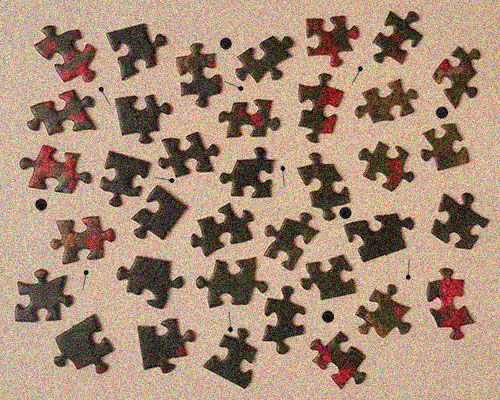
#> input picture assignments/A3-Segmentation/puzzle.jpg, 500 x 400 px
$ jupyter execute MV_A3.ipynb   (shell and % lines are left out)   (older library calls are emulated)
#> lines starting #> are read from the running program, lines starting #| are printed output that depends on the picture; after the words box and inside, x2 and y2 are one past the last pixel; in counts of white or black regions, pixels touching at a corner belong together
# Machine Vision<br>Assignment 3 - Binary image analysis

## Personal details

* **Name(s):** `PUT YOUR NAME(S) HERE.`
* **Student ID(s):** `PUT YOUR STUDENT ID(S) HERE.`

## 1. Introduction

In this assignment, you will need to implement a simple segmentation method. Given an image of a jigsaw puzzle (Figure 1), your goal is to separate the puzzle pieces from the background. In the simplest case, this can be achieved by choosing a global threshold that separates the dark and light pixels. You will choose the threshold both manually and automatically based on the grayscale histogram of the input image. What complicates the problem is that the input image is quite noisy. Furthermore, the image contains small unwanted objects which should be excluded from the segmentation. You will need to perform some preprocessing and postprocessing steps to get satisfactory results.

Let us start by displaying the test image and the corresponding grayscale histogram.

[cell 1]
import cv2
import numpy as np
import matplotlib.pyplot as plt

img = cv2.imread('puzzle.jpg')
#> img is the input picture: shape (400, 500, 3); mean B, G, R 119.2, 140.1, 167
gray = cv2.cvtColor(img, cv2.COLOR_BGR2GRAY)
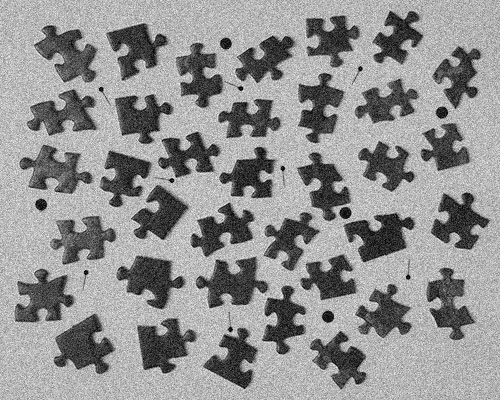
#> gray: shape (400, 500); min 1, max 251, mean 145.7

plt.figure(figsize=(15,5))
plt.subplot(121)
plt.title('Image (gray)')
plt.imshow(gray, cmap='gray')
plt.axis('off')
plt.subplot(122)
plt.title('Grayscale histogram')
h = plt.hist(gray.ravel(),256, density=True)
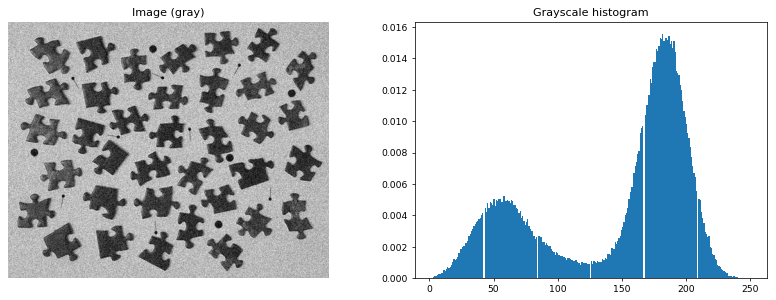
#> figure drawn by matplotlib, 2 panels; panel 2: tallest bar 0.0156 high, from x = 181.7 to 182.6

## 2. Preprocessing

Notice that the image is quite noisy. This will make the segmentation more challenging. Before we continue with the segmentation, we want reduce the effect of the noise. We will use the bilateral filter as it has the property of preserving edges and details.

**2.1. Noise reduction** $\quad$ <font color=red>(0.25 points)</font>

Complete the following code cell. Denoise the image `puzzle.jpg` (gray) with a bilateral filter. Show the filtered image and the corresponding grayscale histogram in the same figure. You can use the OpenCV function __[`bilateralFilter()`](https://docs.opencv.org/2.4/modules/imgproc/doc/filtering.html?highlight=medianblur#bilateralfilter)__. The sample code __[`Binary.ipynb`](https://github.com/jtheikkila/mvis/blob/master/jupyter/Binary.ipynb)__ shows you how to use this function. Experiment with different filter sizes and sigma values. Choose the parameters that you think work the best.

[cell 2]
# ---------- YOUR CODE STARTS HERE -----------

filt = cv2.bilateralFilter(gray,9,30,30)

plt.figure(figsize=(15,6))
plt.subplot(121)
plt.title('Image (filtered)')
plt.imshow(filt, cmap='gray')
plt.axis('off')
plt.subplot(122)
plt.title('Histogram (filtered)')
h2 = plt.hist(filt.ravel(),256, density=True)

# ----------- YOUR CODE ENDS HERE ------------
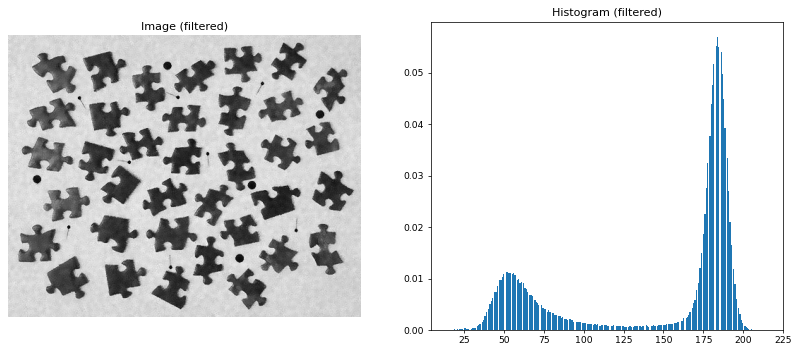
#> figure drawn by matplotlib, 2 panels; panel 2: tallest bar 0.057 high, from x = 183.6 to 184.4

## 3. Segmentation

Now that you have filtered the image, you can continue with the segmentation. A pixel should be classified as foreground if its intensity is less than the threshold value. The challenging part is to choose a good threshold value.

**3.1. How can you use the histogram when choosing the threshold?** $\quad$ <font color=red>(0.25 points)</font>

`REPLACE THIS TEXT WITH YOUR ANSWER.`

**3.2. Threshold the image** $\quad$ <font color=red>(0.25 points)</font>

Complete the following code cell. You should segment the filtered image and display the result. You can use the OpenCV function __[`threshold()`](https://docs.opencv.org/2.4/modules/imgproc/doc/miscellaneous_transformations.html#threshold)__. Again, you may find the sample code __[`Binary.ipynb`](https://github.com/jtheikkila/mvis/blob/master/jupyter/Binary.ipynb)__ useful. Choose the threshold based on the histogram you plotted earlier.

[cell 3]
# ---------- YOUR CODE STARTS HERE -----------

ret,thresh = cv2.threshold(filt,125,255,cv2.THRESH_BINARY_INV)
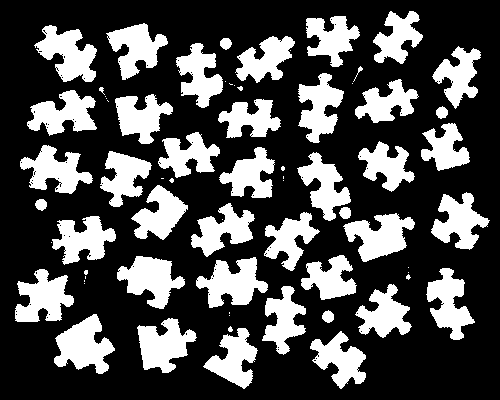
#> thresh: shape (400, 500); 30.5% white; 69 white regions (25 under 20 px), largest, box (x1, y1, x2, y2) and area: (54, 314, 115, 374) 2075, (196, 257, 268, 308) 2013, (34, 25, 97, 82) 1968

plt.figure(figsize=(15,6))
plt.subplot(121)
plt.imshow(filt, cmap='gray')
plt.title('Image (gray)')
plt.axis('off')
plt.subplot(122)
plt.imshow(thresh, cmap='gray')
plt.title('Threshold = 125')
plt.axis('off')

# ----------- YOUR CODE ENDS HERE ------------
# print(ret)

**3.3. Introduction to Otsu's method**

In the previous task, you chose the threshold manually. Otsu's method aims to do this automatically by looking at the histogram. It choses a threshold $t$ that minimizes the within-group variance defined as

$$
\sigma_w^2(t) = q_1(t) \sigma_1^2(t) + q_2(t) \sigma_2^2(t). \qquad (1)
$$

Let us see how the algorithm works. The following code cell computes $\sigma_w^2(t)$ for a single threshold value $t=75$. Run the code and observe the plotted histogram. The histogram has been split into two groups according to the threshold (red line). For both groups, we first compute the sum of histogram values

$$
q_1(t) = \sum_{i=1}^{t} P(i) \qquad q_2(t) = \sum_{i=t+1}^{I} P(i), \qquad (2)
$$

where the histogram probabilities of the gray values are denoted by $P(i)$. We also need to compute the mean values of the two distributions

$$
\mu_1(t) = \sum_{i=1}^{t} \frac{i P(i)}{q_1(t)}  \qquad \mu_2(t) = \sum_{i=t+1}^{I} \frac{i P(i)}{q_2(t)}. \qquad (3)
$$

In the plotted figure, the values $\mu_1$ and $\mu_2$ are indicated by the vertical lines (cyan and pink). Now we can compute variances

$$
\sigma_1^2(t) = \sum_{i=1}^{t} [i - \mu_1(t)]^2 \frac{P(i)}{q_1(t)}  \qquad \sigma_2^2(t) = \sum_{i=t+1}^{I} [i - \mu_2(t)]^2 \frac{P(i)}{q_2(t)}. \qquad (4)
$$

In practise, we compute $\sigma_w^2(t)$ for all possible $t$ values and choose the threshold that gives the smallest within-group variance.

[cell 4]
# Threshold (arbitrarily chosen for this test)
t = 75

# Intensities are in range [0,255]
bins = np.arange(0,256,1)

# Note that 'gray' is the original (noisy) image
P = plt.hist(gray.ravel(),bins,density=True)[0]
#> P = 255 values, max 0.0152 at index 182, min 0 at index 0, mean 0.00392

# Compute q1 and q2 for a given threshold (Eq. 2)
q1 = np.sum(P[:t])
#> q1 = 0.214
q2 = np.sum(P[t:])
#> q2 = 0.786

# Mean values (Eq. 3)
i1 = np.arange(0,t,1)
i2 = np.arange(t,255,1)
mean1 = np.sum(i1*P[:t])/q1
#> mean1 = 49.44
mean2 = np.sum(i2*P[t:])/q2
#> mean2 = 172

# Variances (Eq. 4)
var1 = np.sum(((i1 - mean1)**2)*P[:t])/q1
#> var1 = 240.9
var2 = np.sum(((i2 - mean2)**2)*P[t:])/q2
#> var2 = 1143.8

# Weighted within-group variance (Eq. 1)
varw = q1*var1 + q2*var2
#> varw = 950.1

# Plot vertical lines
h1 = plt.axvline(x=t,color='red')
h2 = plt.axvline(x=mean1,color='cyan')
h3 = plt.axvline(x=mean2,color='pink')
plt.title('Within-group variance $\sigma_w^2(%d)$=%.2f' %(t,varw))
plt.legend((h1, h2, h3), ('$t$', '$\mu_1$', '$\mu_2$'));
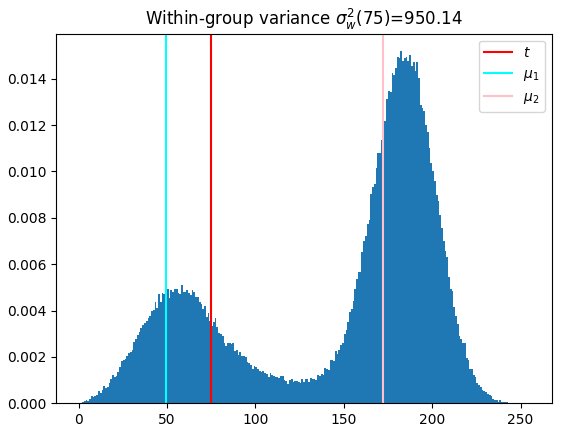
#> figure drawn by matplotlib, 1 panel; tallest bar 0.0152 high, from x = 182 to 183

**3.4. Implement Otsu's method** $\quad$ <font color=red>(0.50 points)</font>

Complete the following code cell. You need to implement Otsu's method by following the instructions (and code) shown above. You only need a few extra lines of code since you can reuse the code. Some of the calculations are unnecessary as you may notice. You should print the obtained threshold. After that, segment the filtered image and display the result (you can reuse the code from Step 3.2.). To ensure that your solution is correct, compare your result to OpenCV's implementation of Otsu's method that is given below. Your method should output the same threshold ($\pm$ 1 difference is also fine).

[cell 5]
# ---------- YOUR CODE STARTS HERE -----------

# Implement Otsu's method
bins = np.arange(0,256,1)
#P = plt.hist(filt.ravel(),bins,density=True)[0]
P = np.histogram(filt.ravel(),bins,density=True)[0]
#> P = 255 values, max 0.0448 at index 184, min 0 at index 0, mean 0.00392
varw_min = np.Inf
thresh = 0

for t in range(1,256):

    # Compute q1 and q2 for a given threshold (Eq. 2)
    q1 = np.sum(P[:t])
    q2 = np.sum(P[t:])

    # Mean values (Eq. 3)
    i1 = np.arange(0,t,1)
    i2 = np.arange(t,255,1)
    mean1 = np.sum(i1*P[:t])/(q1 + 0.000000000001)
    mean2 = np.sum(i2*P[t:])/(q2 + 0.000000000001)

    # Variances (Eq. 4)
    var1 = np.sum(((i1 - mean1)**2)*P[:t])# / q1
    var2 = np.sum(((i2 - mean2)**2)*P[t:])# / q2

    # Weighted within-group variance (Eq. 1)
    #varw = q1*var1 + q2*var2
    varw = var1 + var2

    # Check if the varw is the smallest so far
    if varw < varw_min:
        thresh = t
        varw_min = varw
#> this loop made 255 passes
#> (q1, q2, mean1, mean2, var1, var2, varw, varw_min) on passes 1, 15, 16, 17, 18, 19, 20, 21, 22, 23: (0, 1, 0, 145.8, 0, 3154.2, 3154.2, 3154.2), (5e-06, 1, 14, 145.8, 3.92e-17, 3154.1, 3154.1, 3154.1), (2e-05, 1, 14.75, 145.8, 3.75e-06, 3153.8, 3153.8, 3153.8), (5.5e-05, 1, 15.55, 145.8, 2.36e-05, 3153.2, 3153.2, 3153.2), (8.5e-05, 1, 16.06, 145.8, 6.47e-05, 3152.7, 3152.7, 3152.7), (0.000145, 1, 16.86, 145.8, 0.000197, 3151.8, 3151.8, 3151.8), (0.000225, 1, 17.62, 145.8, 0.000433, 3150.5, 3150.5, 3150.5), (0.00027, 1, 18.02, 145.8, 0.000645, 3149.8, 3149.8, 3149.8), (0.0004, 1, 18.99, 145.8, 0.00142, 3147.7, 3147.7, 3147.7), (0.000505, 0.999, 19.61, 145.9, 0.00218, 3146.1, 3146.1, 3146.1)
#> (q1, q2, mean1, mean2, var1, var2, varw) on passes 2 to 7: (0, 1, 0, 145.8, 0, 3154.2, 3154.2), (0, 1, 0, 145.8, 0, 3154.2, 3154.2), (0, 1, 0, 145.8, 0, 3154.2, 3154.2), (0, 1, 0, 145.8, 0, 3154.2, 3154.2), (0, 1, 0, 145.8, 0, 3154.2, 3154.2), (0, 1, 0, 145.8, 0, 3154.2, 3154.2)

ret,otsu = cv2.threshold(gray,thresh,255,cv2.THRESH_BINARY_INV)
#> otsu: shape (400, 500); 30.4% white; 101 white regions (53 under 20 px), largest, box (x1, y1, x2, y2) and area: (54, 314, 116, 374) 2071, (196, 257, 268, 308) 1999, (343, 213, 415, 262) 1949

plt.figure(figsize=(15,6))
plt.subplot(121)
plt.imshow(filt, cmap='gray')
plt.title('Grayscale image')
plt.axis('off')
plt.subplot(122)
plt.imshow(otsu, cmap='gray')
plt.title("Otsu's method (Own), Threshold = %d" %thresh)
plt.axis('off')


# Compare to OpenCV's implementation. Notice that 'gray' is the original
# image. You should change the input to the filtered image when comparing.
ret, otsu = cv2.threshold(filt,0,255,cv2.THRESH_BINARY_INV+cv2.THRESH_OTSU)
#> otsu: shape (400, 500); 30.3% white; 67 white regions (23 under 20 px), largest, box (x1, y1, x2, y2) and area: (54, 314, 115, 374) 2067, (196, 257, 268, 308) 2004, (34, 25, 97, 82) 1949

plt.figure(figsize=(15,6))
plt.subplot(121)
plt.imshow(filt, cmap='gray')
plt.title('Grayscale image')
plt.axis('off')
plt.subplot(122)
plt.imshow(otsu, cmap='gray')
plt.title("Otsu's method (OpenCV), Threshold = %d" %ret)
plt.axis('off')


# ----------- YOUR CODE ENDS HERE ------------

**Hints**

- Avoid division by zero (you will get a warning or an error).
- Feel free to experiment with alternative ways to implement the algorithm.

## 4. Post-processing

At this point, the segmentation result should look pretty good. A closer inspection reveals that there are small holes, noise and unwanted objects in the segmentation. Next, we will further improve the segmentation.

**4.1. Morphological operations** $\quad$ <font color=red>(0.25 points)</font>

Complete the following code cell. Use morphological closing to fill small holes. You can freely choose the shape and size of the structuring element. See the example in __[`Binary.ipynb`](https://github.com/jtheikkila/mvis/blob/master/jupyter/Binary.ipynb)__. Then, remove small objects (noise) using morphological opening. Do not worry if you are not able to remove all unwanted objects. We will take care of those in the next section. **Note!** Do not use too large structuring element as you do not want to destroy the shape of the puzzle pieces by oversmoothing.

[cell 6]
# ---------- YOUR CODE STARTS HERE -----------

sel1 = cv2.getStructuringElement(cv2.MORPH_ELLIPSE,(3,3))
closing = cv2.morphologyEx(otsu, cv2.MORPH_CLOSE, sel1)
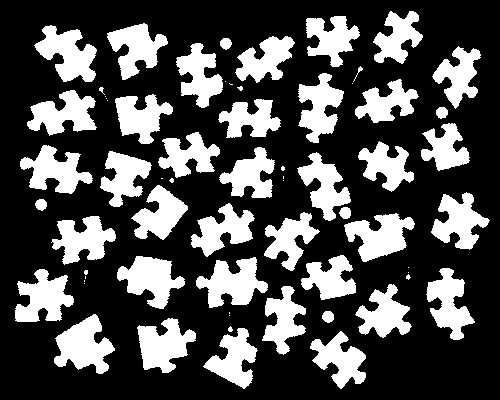
#> closing: shape (400, 500); 30.6% white; 65 white regions (21 under 20 px), largest, box (x1, y1, x2, y2) and area: (54, 314, 115, 374) 2075, (196, 257, 268, 308) 2023, (34, 25, 97, 82) 1984

plt.figure(figsize=(8,8))
plt.imshow(closing, cmap='gray')
plt.title('Morphological closing with DISK(3)')
plt.axis('off')

sel2 = cv2.getStructuringElement(cv2.MORPH_ELLIPSE,(3,3))
opening = cv2.morphologyEx(closing, cv2.MORPH_OPEN, sel2)
#> opening: shape (400, 500); 30.5% white; 49 white regions (7 under 20 px), largest, box (x1, y1, x2, y2) and area: (54, 314, 115, 374) 2070, (196, 257, 268, 308) 2018, (34, 25, 97, 82) 1977

plt.figure(figsize=(8,8))
plt.imshow(opening, cmap='gray')
plt.title('Morphological opening with DISK(3)')
plt.axis('off')

# ----------- YOUR CODE ENDS HERE ------------

**4.2. Connected component labeling**

The following code gives an unique label to each connected component in the binary image. It also extracts the contours of the objects. You should change the input image `otsu` to the image you got from the previous step. Notice that we still have more objects than we have puzzle pieces.

[cell 7]
ret, labels = cv2.connectedComponents(opening)
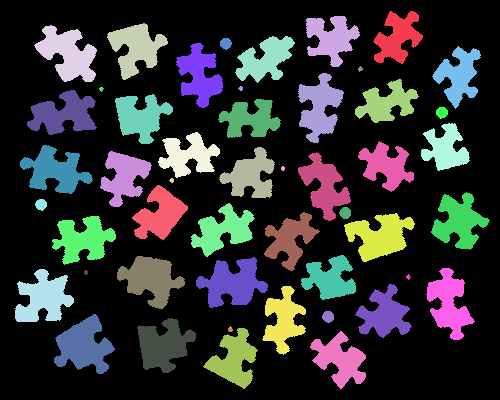
#> labels: shape (400, 500) int32; 50 distinct labels, from 0 to 49; one colour per label, 0 black
_,cnt,_ = cv2.findContours(opening, 1, 1)

plt.figure(figsize=(15,5))
plt.subplot(121)
plt.imshow(labels)
plt.title('Labeled image')
plt.axis('off')
plt.subplot(122)
for i in range(len(cnt)):
    plt.plot(cnt[i][:,0,0],cnt[i][:,0,1])
#> this loop made 49 passes
plt.gca().invert_yaxis()
plt.title('Contours')
plt.axis('equal')
#> Out = (-8.7, 512.7, 406.9, -7.85)
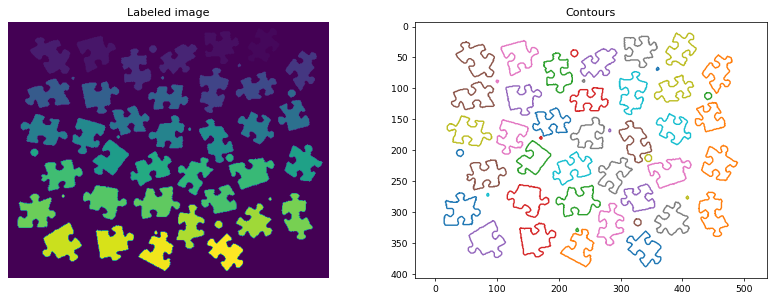
#> figure drawn by matplotlib, 2 panels

**4.3. Remove small ojects** $\quad$ <font color=red>(0.50 points)</font>

As a final step, we want to remove those unwanted round objects. Luckily, they are much smaller than the puzzle pieces. Complete the following code cell. Compute the area of each contour __[`contourArea()`](https://docs.opencv.org/2.4/modules/imgproc/doc/structural_analysis_and_shape_descriptors.html#contourarea)__ and keep objects, which area is more than 500. The labeled image and the final segmentation should be similar to the one in Figure 1. In the end, there should be 36 objects in total (each jigsaw piece represents one object).

[cell 8]
# This will be the final result (binary image)
final = np.zeros_like(otsu)

# ---------- YOUR CODE STARTS HERE -----------

for i in range(len(cnt)):
    area = cv2.contourArea(cnt[i])
    if (area > 500):
        cv2.drawContours(final, cnt, i, 255, thickness=-1)
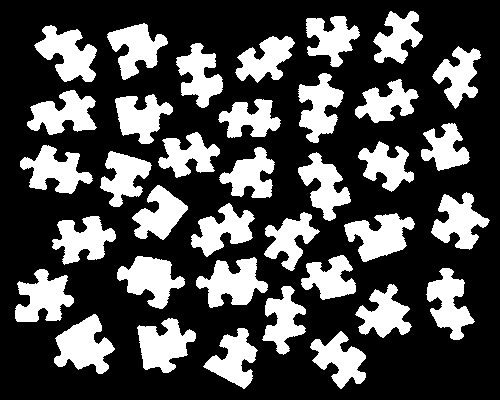
#> final: shape (400, 500); 30.1% white; 36 white regions, largest, box (x1, y1, x2, y2) and area: (54, 314, 115, 374) 2070, (196, 257, 268, 308) 2018, (34, 25, 97, 82) 1977


# ----------- YOUR CODE ENDS HERE ------------

ret, labels_final = cv2.connectedComponents(final)
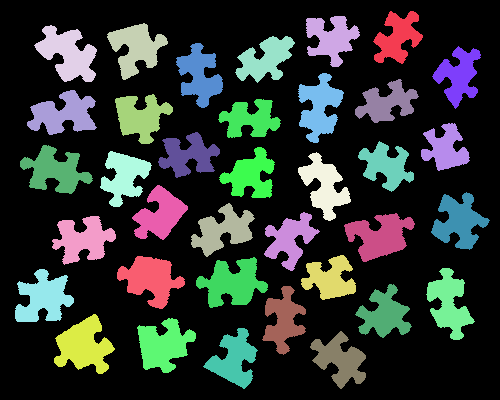
#> labels_final: shape (400, 500) int32; 37 distinct labels, from 0 to 36; one colour per label, 0 black
_,cnt_final,_ = cv2.findContours(final, 1, 1)

plt.figure(figsize=(15,5))
plt.subplot(121)
plt.imshow(labels_final)
plt.title('Labeled image')
plt.title("Labeled image (objects = %d)" %len(cnt_final))
plt.axis('off')
plt.subplot(122)
plt.imshow(final, cmap='gray')
plt.title('Final segmentation')
plt.axis('off')
#> Out = (-0.5, 499.5, 399.5, -0.5)
